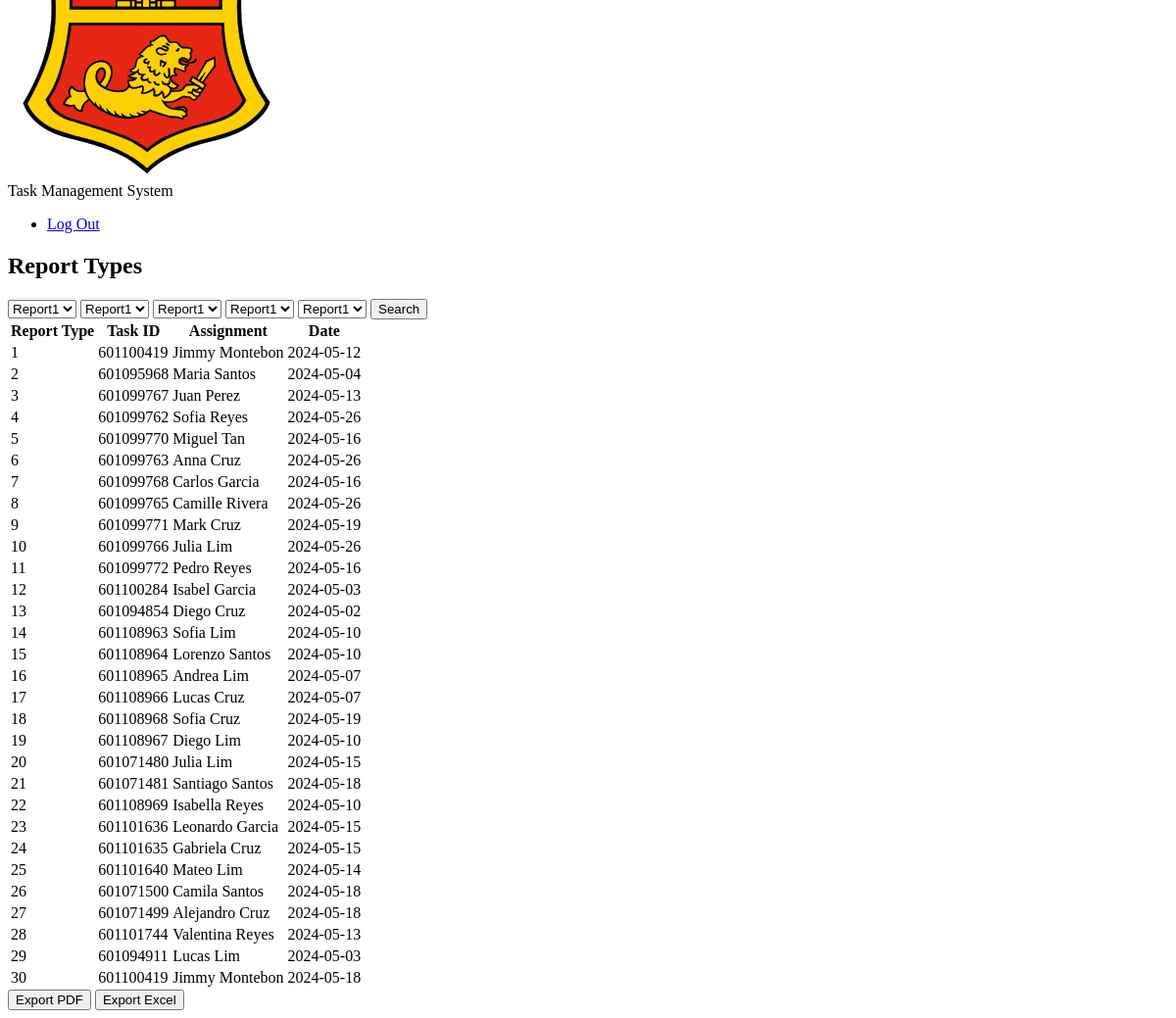
Page /repdraft.php (lower part) on the earlier database version.
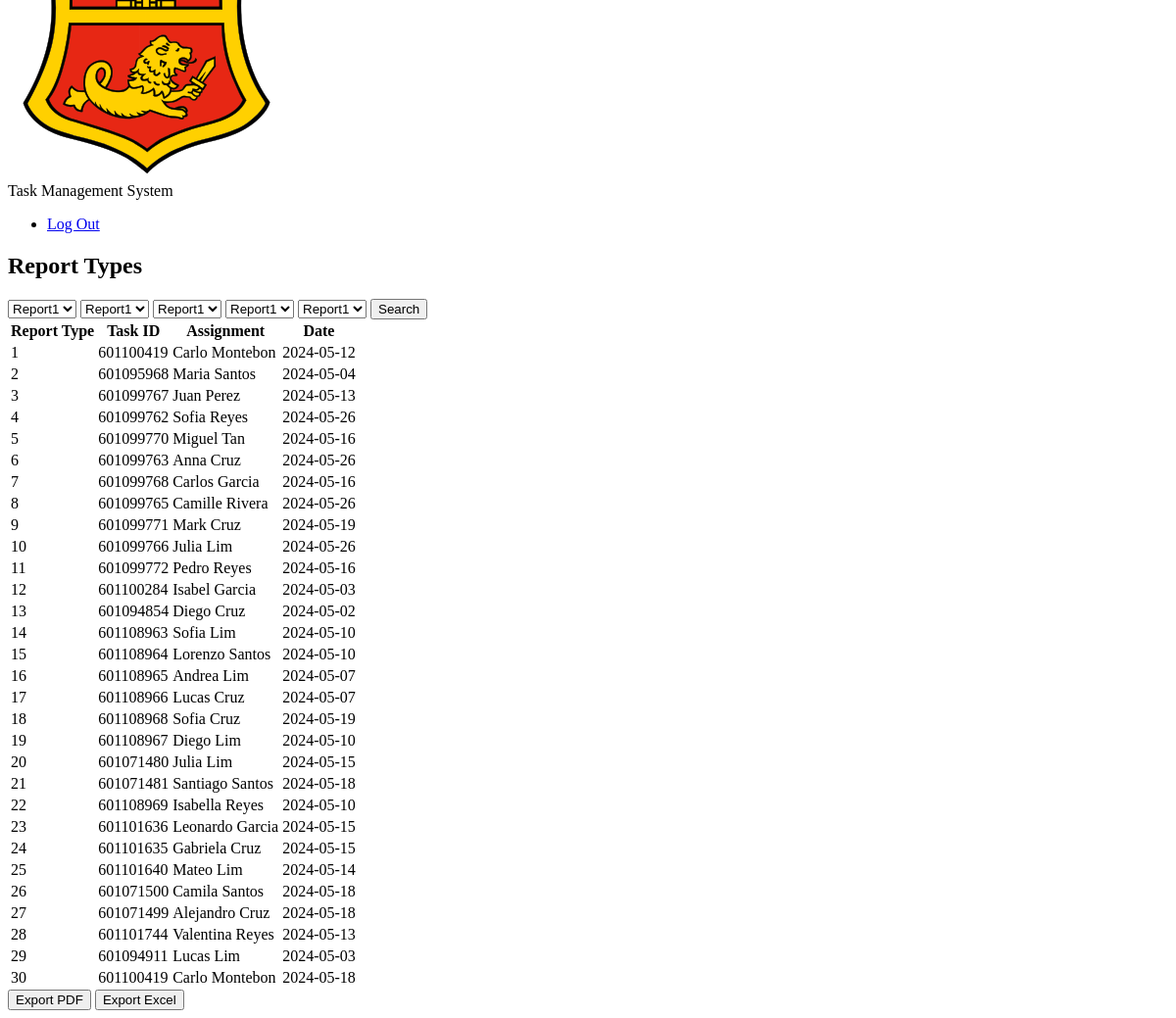
Same page on the later database version.
### tables this page shows
CREATE TABLE `reports` (
  `reportID` int(11) NOT NULL,
  `userID` int(11) DEFAULT NULL,
  `taskID` int(11) DEFAULT NULL,
  `completionDate` date DEFAULT NULL
);

CREATE TABLE `users` (
  `userID` int(11) NOT NULL,
  `firstName` varchar(255) DEFAULT NULL,
  `middleName` varchar(255) DEFAULT NULL,
  `lastName` varchar(255) DEFAULT NULL,
  `contact` int(11) DEFAULT NULL,
  `address` varchar(255) DEFAULT NULL,
  `email` varchar(255) DEFAULT NULL,
  `role` varchar(255) DEFAULT NULL,
  `password` varchar(20) DEFAULT NULL
);

### repdraft.php (the view, shortened to what this page needs)
<?php
include('conn.php');
$query = "SELECT r.reportID, r.taskID, r.userID, r.completionDate, u.firstName, u.lastName
          FROM reports r
          INNER JOIN users u ON r.userID = u.userID";
$result = mysqli_query($conn, $query);
?>
<!DOCTYPE html>
<html lang="en">
<head>
</head>
<body>
    <nav class="navbar navbar-expand-lg bg-body-tertiary">
        <div class="container-fluid" id="side-menu">
            <div class="collapse navbar-collapse" id="navbarNav">
                <img src="images/San_Miguel_Corporation_logo.webp" id="navlogo"><br>
                <a class="navbar-brand" id="tms">Task Management System</a>
                <ul class="navbar-nav ms-auto">
                    <li class="nav-item">
                        <a class="nav-link" href="index.php" id="logout">Log Out</a>
                    </li>
                </ul>
            </div>
        </div>
    </nav>
    <div class="header-reports">
        <h2 class="reports-header">Report Types</h2>
        <div class="reports-options">
            <select class="rounded" id="select-report-1">
                <option value="Report1">Report1</option>
            </select>
            <select class="rounded" id="select-report-2">
                <option value="Report1">Report1</option>
            </select>
            <select class="rounded" id="select-report-3">
                <option value="Report1">Report1</option>
            </select>
            <select class="rounded" id="select-report-4">
                <option value="Report1">Report1</option>
            </select>
            <select class="rounded" id="select-report-5">
                <option value="Report1">Report1</option>
            </select>
            <button class="search-button">Search</button>
        </div>
    </div>
    <div class="reports-table-container" id="reports_table">
        <table class="reports-table">
            <thead>
                <tr>
                    <th>Report Type</th>
                    <th>Task ID</th>
                    <th>Assignment</th>
                    <th>Date</th>
                </tr>
            </thead>
            <tbody>
                <?php
            if($result) {
    while($row = mysqli_fetch_assoc($result)) {
        echo '<tr>';
        echo '<td>'. $row['reportID'] .'</td>';
        echo '<td>'. $row['taskID'] .'</td>';
        echo '<td>'. $row['firstName'] .' '. $row['lastName'] .'</td>';
        echo '<td>'. $row['completionDate'] .'</td>';
        echo '</tr>';
    }
} else {
    echo '<tr><td colspan="4">Failed to fetch data from database.</td></tr>';
}
?>
            </tbody>
        </table>
    </div>
    <div class="export-buttons">
      <a href="expexcel.php"> <button class="export-pdf-button">Export PDF</button></a>
        <button class="export-excel-button">Export Excel</button>
    </div>
</body>
</html>

Differences in the rows shown:
changed through a linked row, reports id 1: userID.firstName "Jimmy" → "Carlo"
changed through a linked row, reports id 30: userID.firstName "Jimmy" → "Carlo"
